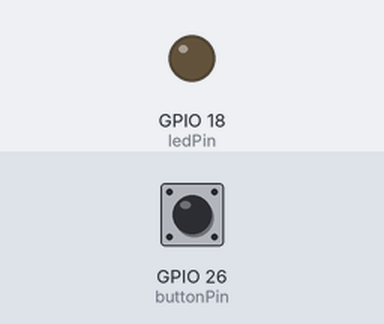
This sketch was run on a simulated ESP32. Parts: output pins drawn as LEDs (lit = HIGH). Inputs (shaded band) come from the test bench; at power-on: GPIO 26 (buttonPin) LOW.

Above: at 1.2 s.
1.3 s: GPIO 26 (buttonPin) pulled HIGH for 0.15 s
At 2.0 s:
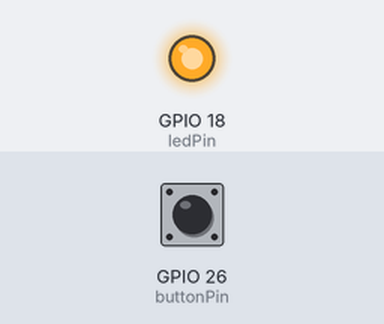
2.9 s: GPIO 26 (buttonPin) pulled HIGH for 1 s
At 3.2 s:
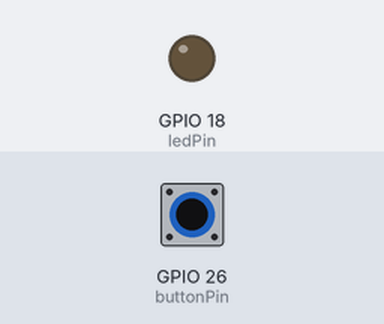
5.4 s: GPIO 26 (buttonPin) pulled HIGH for 3.2 s
At 6.3 s:
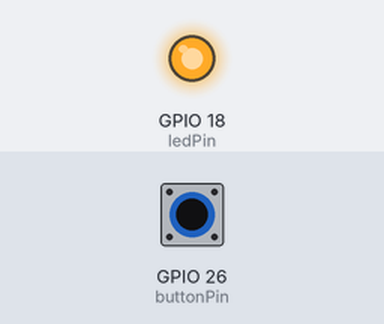
Timing chart, 0 to 8.4 s (numbered marks = the images above; inputs shaded):
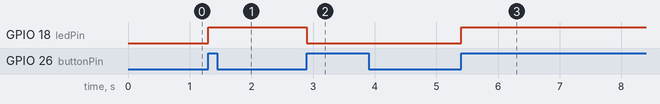

Measured:
- after the input at 1.3 s, GPIO 18 (ledPin): LOW → HIGH at once
- after the input at 2.9 s, GPIO 18 (ledPin): HIGH → LOW at once
- after the input at 5.4 s, GPIO 18 (ledPin): LOW → HIGH at once

The sketch:

esp32_button_led_holding.ino
```cpp
const int ledPin = 18;
int ledState = 0;

const int buttonPin = 26;
int buttonNew;
int buttonOld = 1;

void setup() {
  pinMode(ledPin,OUTPUT);
  pinMode(buttonPin,INPUT);
}

void loop() {
  buttonNew=digitalRead(buttonPin);
  if(buttonOld==0 && buttonNew==1){
if(ledState==0){
digitalWrite(ledPin,HIGH);
ledState=1;
}
else{
  digitalWrite(ledPin,LOW);
  ledState=0;
}
}
buttonOld=buttonNew;
delay(100);
}
```
